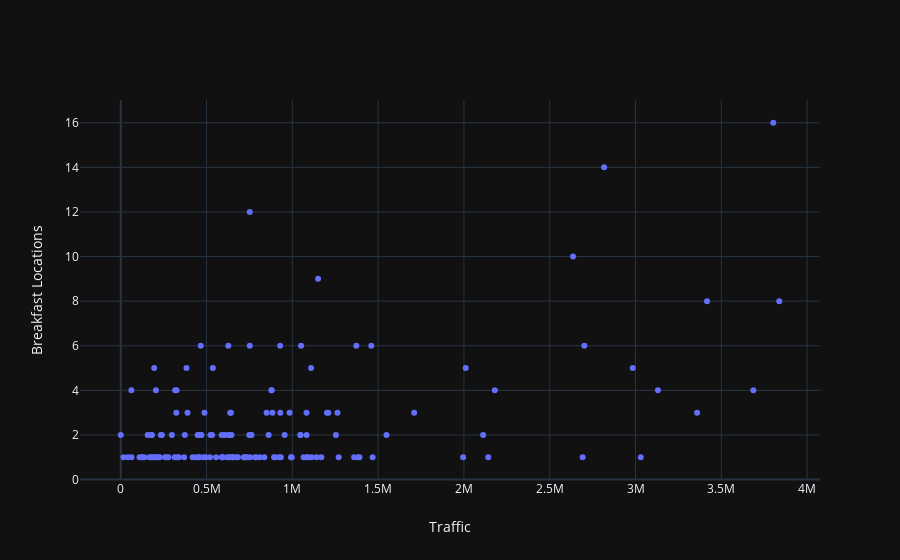

Notebook source saved alongside this figure:
### Markdown cell above
Aha! 0.492 isn't bad. Let's plot our new traffic metric against our target:

### Code cell
breakfast_traffic_trace = go.Scatter(x = breakfast_census['Traffic'], y = breakfast_census['Breakfast'], name = 'Traffic', mode='markers')
breakfast_traffic_layout = go.Layout(template='plotly_dark', xaxis={'title':'Traffic'}, yaxis={'title':'Breakfast Locations'})
py.plot({'data': [breakfast_traffic_trace], 'layout': breakfast_traffic_layout}, filename = 'breakfast_traffic_sum.html')
py.iplot({'data': [breakfast_traffic_trace], 'layout': breakfast_traffic_layout})

### Figure 1 — Plotly figure (JSON) as saved in the notebook; plotly's stock layout.template omitted (floating-point values rounded to 4 significant figures; data arrays with more than 128 entries replaced by an {"elided": "..."} marker saying what was removed)
{"data": [{"mode": "markers", "name": "Traffic", "type": "scatter", "uid": "4af19873-cb8b-4308-84a9-3b28e7f51b9c", "x": {"elided": "145 int values"}, "y": {"elided": "145 int values"}}], "layout": {"autosize": true, "xaxis": {"autorange": true, "range": [-236000.0, 4074000.0], "title": {"text": "Traffic"}, "type": "linear"}, "yaxis": {"autorange": true, "range": [-0.08254, 17.08], "title": {"text": "Breakfast Locations"}, "type": "linear"}}}
